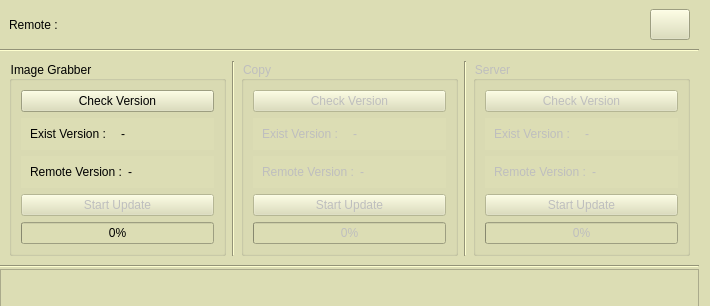
<?xml version="1.0" encoding="UTF-8"?>
<ui version="4.0">
 <class>Form</class>
 <widget class="QWidget" name="Form">
  <property name="geometry">
   <rect>
    <x>0</x>
    <y>0</y>
    <width>710</width>
    <height>306</height>
   </rect>
  </property>
  <property name="windowTitle">
   <string>Form</string>
  </property>
  <property name="styleSheet">
   <string notr="true">background-color:rgb(220, 221, 180);</string>
  </property>
  <layout class="QVBoxLayout" name="verticalLayout_2">
   <property name="spacing">
    <number>0</number>
   </property>
   <property name="leftMargin">
    <number>0</number>
   </property>
   <property name="topMargin">
    <number>0</number>
   </property>
   <property name="bottomMargin">
    <number>0</number>
   </property>
   <item>
    <widget class="QFrame" name="topFrame">
     <property name="frameShape">
      <enum>QFrame::NoFrame</enum>
     </property>
     <property name="frameShadow">
      <enum>QFrame::Raised</enum>
     </property>
     <layout class="QHBoxLayout" name="horizontalLayout_5">
      <item>
       <widget class="QLabel" name="label_2">
        <property name="text">
         <string>Remote : </string>
        </property>
       </widget>
      </item>
      <item>
       <widget class="QLabel" name="name">
        <property name="text">
         <string/>
        </property>
       </widget>
      </item>
      <item>
       <widget class="QLabel" name="ip">
        <property name="text">
         <string/>
        </property>
       </widget>
      </item>
      <item>
       <spacer name="horizontalSpacer">
        <property name="orientation">
         <enum>Qt::Horizontal</enum>
        </property>
        <property name="sizeHint" stdset="0">
         <size>
          <width>624</width>
          <height>20</height>
         </size>
        </property>
       </spacer>
      </item>
      <item>
       <widget class="QPushButton" name="close_btn">
        <property name="sizePolicy">
         <sizepolicy hsizetype="Minimum" vsizetype="Minimum">
          <horstretch>0</horstretch>
          <verstretch>0</verstretch>
         </sizepolicy>
        </property>
        <property name="cursor">
         <cursorShape>PointingHandCursor</cursorShape>
        </property>
        <property name="text">
         <string/>
        </property>
        <property name="icon">
         <iconset resource="Assets/assets.qrc">
          <normaloff>:/asstets/icons/close_icon.png</normaloff>:/asstets/icons/close_icon.png</iconset>
        </property>
        <property name="iconSize">
         <size>
          <width>18</width>
          <height>18</height>
         </size>
        </property>
       </widget>
      </item>
     </layout>
    </widget>
   </item>
   <item>
    <widget class="Line" name="line_3">
     <property name="orientation">
      <enum>Qt::Horizontal</enum>
     </property>
    </widget>
   </item>
   <item>
    <widget class="QFrame" name="frame_2">
     <property name="minimumSize">
      <size>
       <width>0</width>
       <height>37</height>
      </size>
     </property>
     <property name="frameShape">
      <enum>QFrame::NoFrame</enum>
     </property>
     <property name="frameShadow">
      <enum>QFrame::Raised</enum>
     </property>
     <layout class="QHBoxLayout" name="horizontalLayout_3">
      <item>
       <widget class="QGroupBox" name="gb_image_grabber">
        <property name="title">
         <string>Image Grabber</string>
        </property>
        <layout class="QVBoxLayout" name="verticalLayout">
         <item>
          <widget class="QPushButton" name="btn_check_version_ig">
           <property name="enabled">
            <bool>true</bool>
           </property>
           <property name="cursor">
            <cursorShape>PointingHandCursor</cursorShape>
           </property>
           <property name="text">
            <string>Check Version</string>
           </property>
          </widget>
         </item>
         <item>
          <widget class="QFrame" name="frame_3">
           <property name="frameShape">
            <enum>QFrame::NoFrame</enum>
           </property>
           <property name="frameShadow">
            <enum>QFrame::Raised</enum>
           </property>
           <layout class="QHBoxLayout" name="horizontalLayout_2">
            <item>
             <widget class="QLabel" name="label_4">
              <property name="text">
               <string>Exist Version :</string>
              </property>
             </widget>
            </item>
            <item>
             <widget class="QLabel" name="lbl_exist_version_ig">
              <property name="text">
               <string>-</string>
              </property>
             </widget>
            </item>
           </layout>
          </widget>
         </item>
         <item>
          <widget class="QFrame" name="frame">
           <property name="frameShape">
            <enum>QFrame::NoFrame</enum>
           </property>
           <property name="frameShadow">
            <enum>QFrame::Raised</enum>
           </property>
           <layout class="QHBoxLayout" name="horizontalLayout">
            <item>
             <widget class="QLabel" name="label">
              <property name="text">
               <string>Remote Version :</string>
              </property>
             </widget>
            </item>
            <item>
             <widget class="QLabel" name="lbl_remote_version_ig">
              <property name="text">
               <string>-</string>
              </property>
             </widget>
            </item>
           </layout>
          </widget>
         </item>
         <item>
          <widget class="QPushButton" name="btn_update_ig">
           <property name="enabled">
            <bool>false</bool>
           </property>
           <property name="cursor">
            <cursorShape>PointingHandCursor</cursorShape>
           </property>
           <property name="text">
            <string>Start Update</string>
           </property>
          </widget>
         </item>
         <item>
          <widget class="QProgressBar" name="progressBar_ig">
           <property name="value">
            <number>0</number>
           </property>
          </widget>
         </item>
        </layout>
       </widget>
      </item>
      <item>
       <widget class="Line" name="line">
        <property name="orientation">
         <enum>Qt::Vertical</enum>
        </property>
       </widget>
      </item>
      <item>
       <widget class="QGroupBox" name="gb_image_grabber_2">
        <property name="enabled">
         <bool>false</bool>
        </property>
        <property name="title">
         <string>Copy</string>
        </property>
        <layout class="QVBoxLayout" name="verticalLayout_4">
         <item>
          <widget class="QPushButton" name="btn_check_version_copy">
           <property name="cursor">
            <cursorShape>PointingHandCursor</cursorShape>
           </property>
           <property name="text">
            <string>Check Version</string>
           </property>
          </widget>
         </item>
         <item>
          <widget class="QFrame" name="frame_7">
           <property name="frameShape">
            <enum>QFrame::NoFrame</enum>
           </property>
           <property name="frameShadow">
            <enum>QFrame::Raised</enum>
           </property>
           <layout class="QHBoxLayout" name="horizontalLayout_7">
            <item>
             <widget class="QLabel" name="label_7">
              <property name="text">
               <string>Exist Version :</string>
              </property>
             </widget>
            </item>
            <item>
             <widget class="QLabel" name="lbl_exist_version_copy">
              <property name="text">
               <string>-</string>
              </property>
             </widget>
            </item>
           </layout>
          </widget>
         </item>
         <item>
          <widget class="QFrame" name="frame_8">
           <property name="frameShape">
            <enum>QFrame::NoFrame</enum>
           </property>
           <property name="frameShadow">
            <enum>QFrame::Raised</enum>
           </property>
           <layout class="QHBoxLayout" name="horizontalLayout_8">
            <item>
             <widget class="QLabel" name="label_8">
              <property name="text">
               <string>Remote Version :</string>
              </property>
             </widget>
            </item>
            <item>
             <widget class="QLabel" name="lbl_remote_version_copy">
              <property name="text">
               <string>-</string>
              </property>
             </widget>
            </item>
           </layout>
          </widget>
         </item>
         <item>
          <widget class="QPushButton" name="btn_update_copy">
           <property name="cursor">
            <cursorShape>PointingHandCursor</cursorShape>
           </property>
           <property name="text">
            <string>Start Update</string>
           </property>
          </widget>
         </item>
         <item>
          <widget class="QProgressBar" name="progressBar_copy">
           <property name="value">
            <number>0</number>
           </property>
          </widget>
         </item>
        </layout>
       </widget>
      </item>
      <item>
       <widget class="Line" name="line_2">
        <property name="orientation">
         <enum>Qt::Vertical</enum>
        </property>
       </widget>
      </item>
      <item>
       <widget class="QGroupBox" name="gb_image_grabber_3">
        <property name="enabled">
         <bool>false</bool>
        </property>
        <property name="title">
         <string>Server</string>
        </property>
        <layout class="QVBoxLayout" name="verticalLayout_5">
         <item>
          <widget class="QPushButton" name="btn_check_version_server">
           <property name="cursor">
            <cursorShape>PointingHandCursor</cursorShape>
           </property>
           <property name="text">
            <string>Check Version</string>
           </property>
          </widget>
         </item>
         <item>
          <widget class="QFrame" name="frame_9">
           <property name="frameShape">
            <enum>QFrame::NoFrame</enum>
           </property>
           <property name="frameShadow">
            <enum>QFrame::Raised</enum>
           </property>
           <layout class="QHBoxLayout" name="horizontalLayout_9">
            <item>
             <widget class="QLabel" name="label_9">
              <property name="text">
               <string>Exist Version :</string>
              </property>
             </widget>
            </item>
            <item>
             <widget class="QLabel" name="lbl_exist_version_server">
              <property name="text">
               <string>-</string>
              </property>
             </widget>
            </item>
           </layout>
          </widget>
         </item>
         <item>
          <widget class="QFrame" name="frame_10">
           <property name="frameShape">
            <enum>QFrame::NoFrame</enum>
           </property>
           <property name="frameShadow">
            <enum>QFrame::Raised</enum>
           </property>
           <layout class="QHBoxLayout" name="horizontalLayout_10">
            <item>
             <widget class="QLabel" name="label_10">
              <property name="text">
               <string>Remote Version :</string>
              </property>
             </widget>
            </item>
            <item>
             <widget class="QLabel" name="lbl_remote_version_server">
              <property name="text">
               <string>-</string>
              </property>
             </widget>
            </item>
           </layout>
          </widget>
         </item>
         <item>
          <widget class="QPushButton" name="btn_update_server">
           <property name="cursor">
            <cursorShape>PointingHandCursor</cursorShape>
           </property>
           <property name="text">
            <string>Start Update</string>
           </property>
          </widget>
         </item>
         <item>
          <widget class="QProgressBar" name="progressBar_server">
           <property name="value">
            <number>0</number>
           </property>
          </widget>
         </item>
        </layout>
       </widget>
      </item>
     </layout>
    </widget>
   </item>
   <item>
    <widget class="Line" name="line_4">
     <property name="orientation">
      <enum>Qt::Horizontal</enum>
     </property>
    </widget>
   </item>
   <item>
    <widget class="QFrame" name="frame_4">
     <property name="minimumSize">
      <size>
       <width>0</width>
       <height>38</height>
      </size>
     </property>
     <property name="maximumSize">
      <size>
       <width>16777215</width>
       <height>35</height>
      </size>
     </property>
     <property name="frameShape">
      <enum>QFrame::StyledPanel</enum>
     </property>
     <property name="frameShadow">
      <enum>QFrame::Raised</enum>
     </property>
     <layout class="QHBoxLayout" name="horizontalLayout_4">
      <item alignment="Qt::AlignHCenter|Qt::AlignVCenter">
       <widget class="QLabel" name="lbl_msg">
        <property name="text">
         <string/>
        </property>
       </widget>
      </item>
     </layout>
    </widget>
   </item>
  </layout>
 </widget>
 <resources>
  <include location="Assets/assets.qrc"/>
 </resources>
 <connections/>
</ui>
